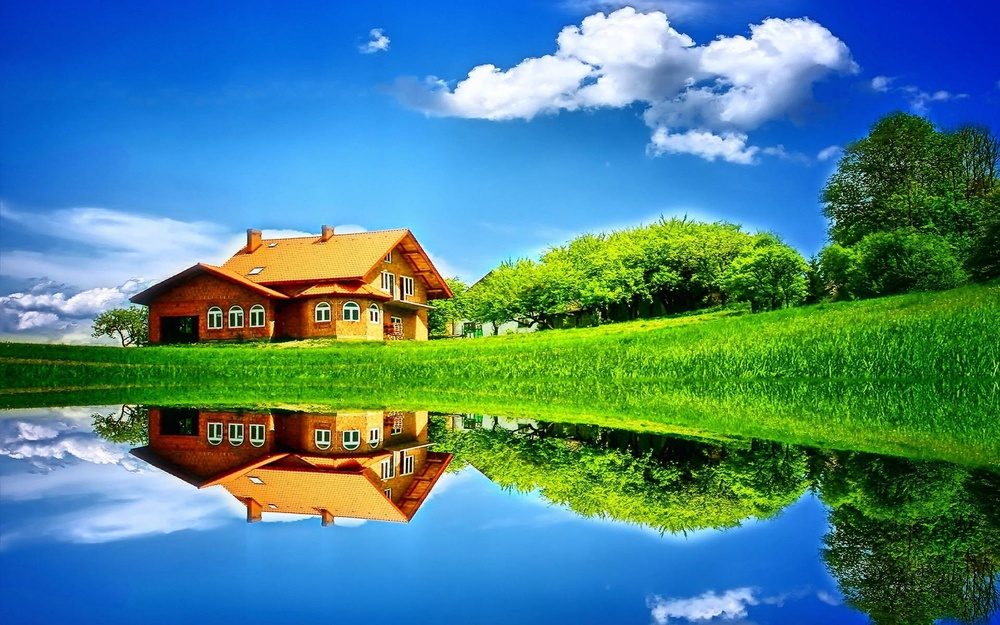
#> input picture Images/brightness.jpg, 1000 x 625 px, shrunk from 1920 x 1200 before the run, found by its file name
$ jupyter execute workspace.ipynb   (older library calls are emulated)
#> lines starting #> are read from the running program, lines starting #| are printed output that depends on the picture
# Advanced Image Processing: Multiple Filters Implementation
This notebook implements various smoothing and sharpening filters for a specific image.

[cell 1]
import cv2
import numpy as np
import matplotlib.pyplot as plt
from glob import glob
import os
from PIL import Image

def load_image(path):
    try:
        img = cv2.imread(path)
#> img is the input picture: shape (625, 1000, 3); mean B, G, R 136.5, 131.5, 75.9
        if img is None:
            raise ValueError(f'Unable to load image from {path}')
        return img
    except Exception as e:
        raise Exception(f'Error loading image: {str(e)}')

def show_images(original, processed, title1='Original', title2='Processed'):
    try:
        if original is None or processed is None:
            raise ValueError('Input images cannot be None')
        fig, (ax1, ax2) = plt.subplots(1, 2, figsize=(12, 4))
        if len(original.shape) == 2:  # Grayscale image
            ax1.imshow(original, cmap='gray')
            ax2.imshow(processed, cmap='gray')
        else:  # Color image
            ax1.imshow(cv2.cvtColor(original, cv2.COLOR_BGR2RGB))
            ax2.imshow(cv2.cvtColor(processed, cv2.COLOR_BGR2RGB))
        ax1.set_title(title1)
        ax2.set_title(title2)
        plt.show()
    except Exception as e:
        raise Exception(f'Error displaying images: {str(e)}')

[cell 2]
def validate_kernel_size(kernel_size):
    if not isinstance(kernel_size, int) or kernel_size < 1 or kernel_size % 2 == 0:
        raise ValueError('Kernel size must be an odd positive integer')

# Enhanced Smoothing Filters
class SmoothingFilters:
    @staticmethod
    def mean_filter(image, kernel_size=3):
        return cv2.blur(image, (kernel_size, kernel_size))

    @staticmethod
    def median_filter(image, kernel_size=3):
        return cv2.medianBlur(image, kernel_size)

    @staticmethod
    def gaussian_filter(image, kernel_size=3, sigma=0):
        return cv2.GaussianBlur(image, (kernel_size, kernel_size), sigma)

    @staticmethod
    def bilateral_filter(image, d=9, sigma_color=75, sigma_space=75):
        return cv2.bilateralFilter(image, d, sigma_color, sigma_space)

    @staticmethod
    def box_filter(image, kernel_size=3):
        return cv2.boxFilter(image, -1, (kernel_size, kernel_size))

    @staticmethod
    def stack_filter(image, kernel_size=3):
        return cv2.stackBlur(image, (kernel_size, kernel_size))

    @staticmethod
    def motion_blur(image, kernel_size=15):
        kernel = np.zeros((kernel_size, kernel_size))
        kernel[int((kernel_size-1)/2), :] = np.ones(kernel_size)
        kernel = kernel / kernel_size
        return cv2.filter2D(image, -1, kernel)

    @staticmethod
    def anisotropic_diffusion(image, iterations=10):
        img_float = image.astype('float32')
        for _ in range(iterations):
            laplacian = cv2.Laplacian(img_float, cv2.CV_32F)
            img_float += 0.1 * laplacian
        return np.clip(img_float, 0, 255).astype('uint8')

    @staticmethod
    def nlm_filter(image, h=10, template_window=7, search_window=21):
        return cv2.fastNlMeansDenoisingColored(image, None, h, h, template_window, search_window)

    @staticmethod
    def wavelet_denoising(image):
        import pywt
        coeffs = pywt.dwt2(image, 'haar')
        cA, (cH, cV, cD) = coeffs
        coeffs = cA, (cH * 0.5, cV * 0.5, cD * 0.5)
        return pywt.idwt2(coeffs, 'haar')

[cell 3]
# Enhanced Sharpening Filters
class SharpeningFilters:
    @staticmethod
    def laplacian_filter(image):
        return cv2.Laplacian(image, cv2.CV_64F).astype(np.uint8)

    @staticmethod
    def high_boost_filter(image, alpha=1.5):
        gaussian = cv2.GaussianBlur(image, (3, 3), 0)
        return cv2.addWeighted(image, alpha, gaussian, -0.5, 0)

    @staticmethod
    def sobel_filter(image):
        sobelx = cv2.Sobel(image, cv2.CV_64F, 1, 0, ksize=3)
        sobely = cv2.Sobel(image, cv2.CV_64F, 0, 1, ksize=3)
        return cv2.magnitude(sobelx, sobely).astype(np.uint8)

    @staticmethod
    def prewitt_filter(image):
        kernelx = np.array([[1,1,1],[0,0,0],[-1,-1,-1]])
        kernely = np.array([[-1,0,1],[-1,0,1],[-1,0,1]])
        img_prewittx = cv2.filter2D(image, -1, kernelx)
        img_prewitty = cv2.filter2D(image, -1, kernely)
        return cv2.addWeighted(img_prewittx, 0.5, img_prewitty, 0.5, 0)

    @staticmethod
    def unsharp_masking(image, sigma=1.0, strength=1.5):
        gaussian = cv2.GaussianBlur(image, (0, 0), sigma)
        return cv2.addWeighted(image, 1.0 + strength, gaussian, -strength, 0)

    @staticmethod
    def roberts_cross(image):
        kernel_x = np.array([[1, 0], [0, -1]])
        kernel_y = np.array([[0, 1], [-1, 0]])
        return np.abs(cv2.filter2D(image, -1, kernel_x)) + np.abs(cv2.filter2D(image, -1, kernel_y))

    @staticmethod
    def scharr_filter(image):
        scharrx = cv2.Scharr(image, cv2.CV_64F, 1, 0)
        scharry = cv2.Scharr(image, cv2.CV_64F, 0, 1)
        return cv2.magnitude(scharrx, scharry).astype(np.uint8)

    @staticmethod
    def dog_filter(image, sigma1=1, sigma2=2):
        g1 = cv2.GaussianBlur(image, (0, 0), sigma1)
        g2 = cv2.GaussianBlur(image, (0, 0), sigma2)
        return cv2.subtract(g1, g2)

    @staticmethod
    def emboss_filter(image):
        kernel = np.array([[-2,-1,0], [-1,1,1], [0,1,2]])
        return cv2.filter2D(image, -1, kernel) + 128

    @staticmethod
    def kirsch_compass_filter(image):
        kirsch = np.zeros_like(image)
        for angle in range(8):
            k = np.zeros((3, 3), dtype=np.float32)
            k.fill(-3)
            k[1, 1] = 0
            for i in range(3):
                k[i, 2] = 5
            k = np.rot90(k, angle)
            kirsch = np.maximum(kirsch, cv2.filter2D(image, -1, k))
        return kirsch.astype(np.uint8)

[cell 4]
def process_single_image(image_path):
    try:
        # Initialize filter classes
        smoothing = SmoothingFilters()
        sharpening = SharpeningFilters()

        # Load the image
        img = load_image(image_path)
        if img is None:
            raise ValueError('Failed to load image')

        print(f'Processing {os.path.basename(image_path)}')

        # Define filter methods with their names
        smooth_methods = [
            (smoothing.mean_filter, 'Mean'),
            (smoothing.median_filter, 'Median'),
            (smoothing.gaussian_filter, 'Gaussian'),
            (smoothing.bilateral_filter, 'Bilateral'),
            (smoothing.box_filter, 'Box'),
            (smoothing.motion_blur, 'Motion Blur'),
            (smoothing.anisotropic_diffusion, 'Anisotropic'),
            (smoothing.nlm_filter, 'Non-Local Means')
        ]

        sharp_methods = [
            (sharpening.laplacian_filter, 'Laplacian'),
            (sharpening.high_boost_filter, 'High Boost'),
            (sharpening.sobel_filter, 'Sobel'),
            (sharpening.prewitt_filter, 'Prewitt'),
            (sharpening.unsharp_masking, 'Unsharp Mask'),
            (sharpening.roberts_cross, 'Roberts Cross'),
            (sharpening.scharr_filter, 'Scharr'),
            (sharpening.dog_filter, 'DoG'),
            (sharpening.emboss_filter, 'Emboss'),
            (sharpening.kirsch_compass_filter, 'Kirsch Compass')
        ]

        # Process and display each filter result
        for method, name in smooth_methods + sharp_methods:
            try:
                processed = method(img)
                show_images(img, processed, 'Original', f'{name} Filter')
            except Exception as e:
                print(f'Error applying {name} filter: {str(e)}')
#> this loop made 18 passes
#> pass 1, in show_images, `plt.show()`:
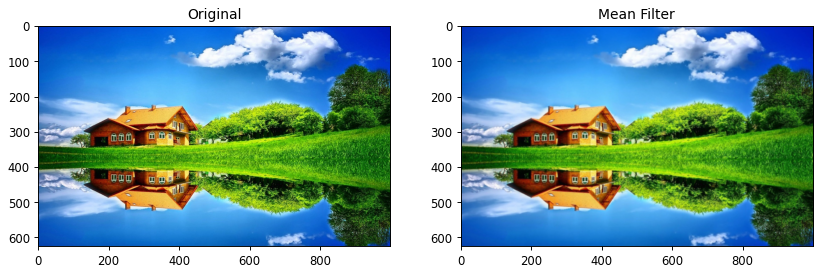
#> figure drawn by matplotlib, 2 panels

    except Exception as e:
        print(f'Error processing image: {str(e)}')

# Process the specific image
image_path = r'F:\BFCAI\image processing\Project\Images\brightness.jpg'
process_single_image(image_path)


$ run again, with Images/clear image.jpg copied over Images/brightness.jpg
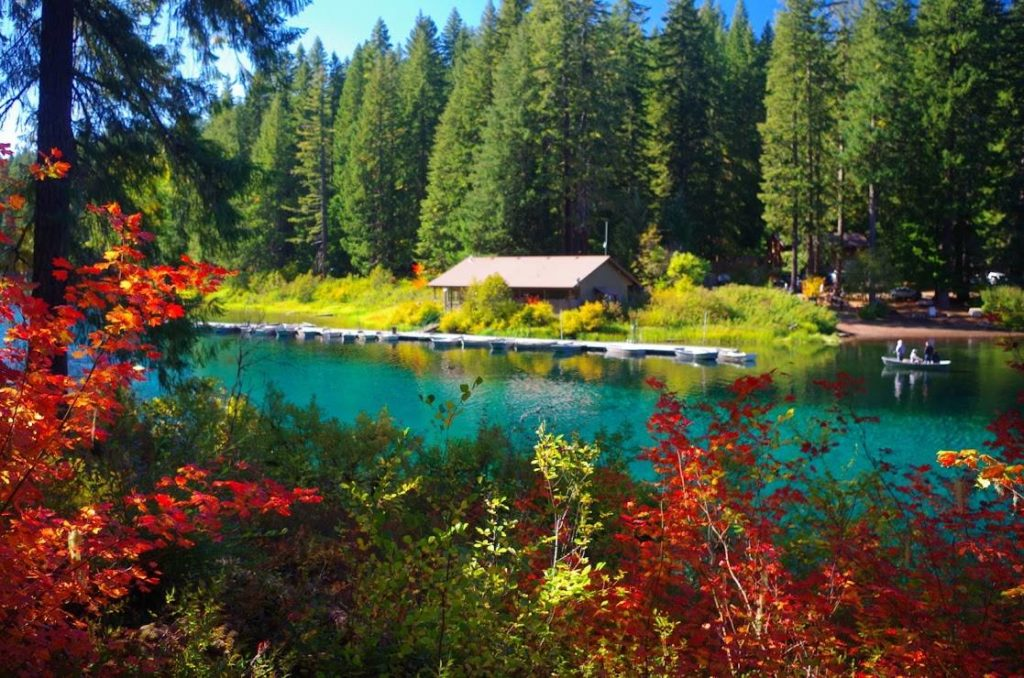
#> input picture Images/clear image.jpg, 1024 x 678 px, found by its file name
#> in load_image, img is the input picture: shape (678, 1024, 3); mean B, G, R 54.5, 77.7, 76
#> the loop in process_single_image, `for method, name in smooth_methods + sharp_methods:` made 18 passes
#> pass 1, in show_images, `plt.show()`:
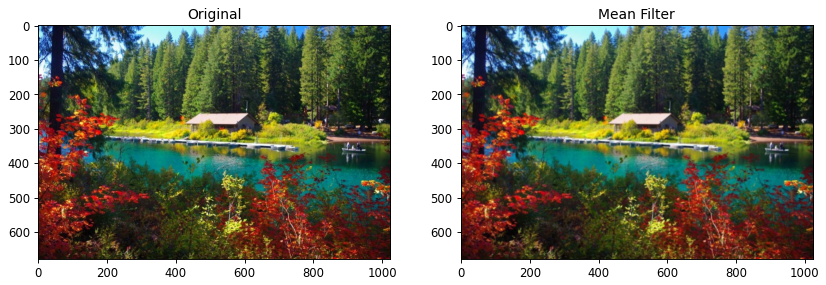
#> figure drawn by matplotlib, 2 panels

$ run again, with Images/low edge photo.jpeg copied over Images/brightness.jpg
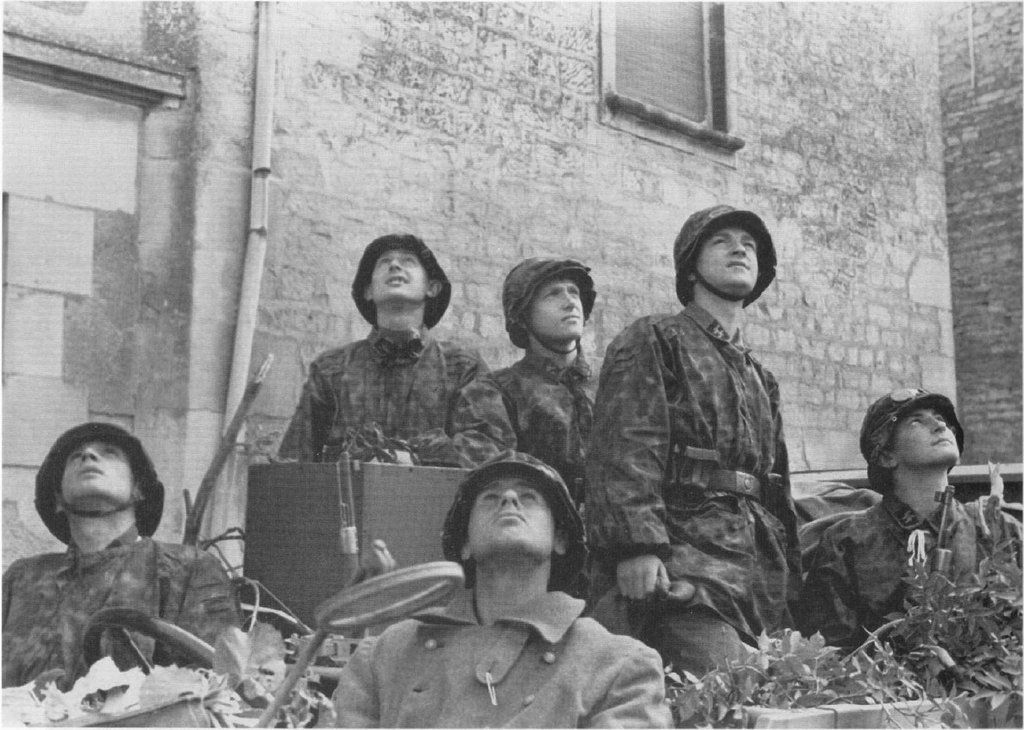
#> input picture Images/low edge photo.jpeg, 1024 x 730 px, found by its file name
#> in load_image, img is the input picture: shape (730, 1024, 3); min 18, max 255, mean 139.7
#> the loop in process_single_image, `for method, name in smooth_methods + sharp_methods:` made 18 passes
#> pass 1, in show_images, `plt.show()`:
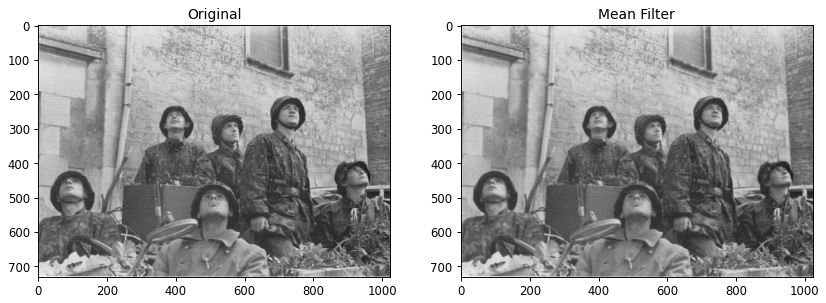
#> figure drawn by matplotlib, 2 panels
